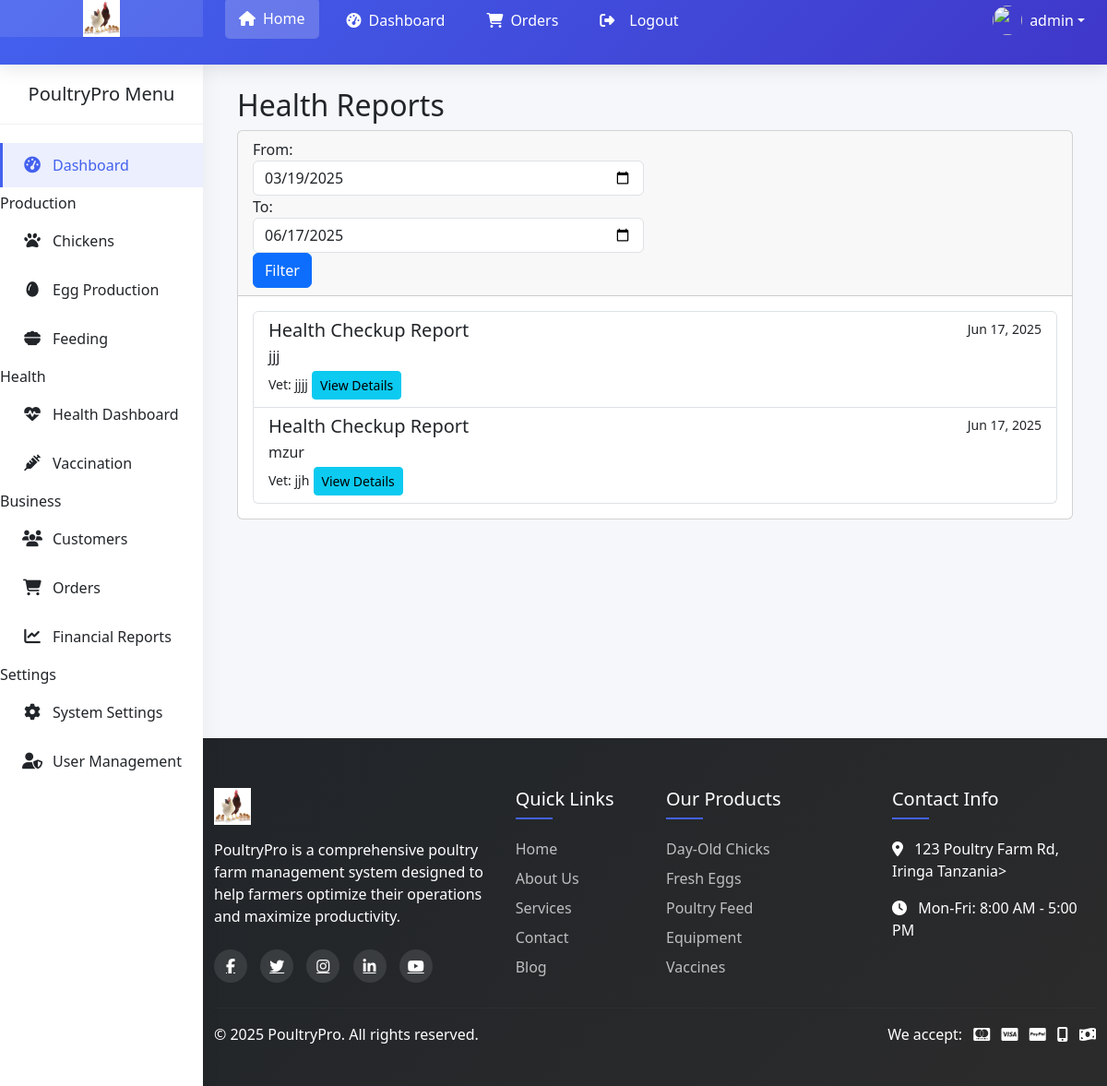
Screenshot of /reports/health/ (signed in) with the database file from the repository.
### reports/models.py (models this page shows, shortened)
class HealthReport(models.Model):
    health_checkup = models.TextField(verbose_name="Uchunguzi wa Afya")
    vet_report = models.TextField(verbose_name="Ripoti ya Daktari wa Wanyama")
    resolved = models.BooleanField(default=False, verbose_name="Imekamilika")
    created_at = models.DateTimeField(default=timezone.now, verbose_name="Tarehe ya Kuundwa")
    class Meta:
        db_table = 'core_healthreport'  # Explicit table name
        verbose_name = "Ripoti ya Afya"
        verbose_name_plural = "Ripoti za Afya"
        ordering = ['-created_at']

### reports/views.py (the view)
# urls.py: path('health/', views.health_report, name='health_report'),
@login_required
def health_report(request):
    end_date = timezone.now().date()
    start_date = end_date - timedelta(days=90)
    reports = HealthReport.objects.filter(
        created_at__date__range=(start_date, end_date)
    ).order_by('-created_at')
    context = {
        'reports': reports,
        'start_date': start_date.strftime('%Y-%m-%d'),
        'end_date': end_date.strftime('%Y-%m-%d')
    }
    return render(request, 'reports/health.html', context)

### reports/templates/reports/health.html
{% extends "reports/base_report.html" %}
{% block report_title %}Health Reports{% endblock %}
{% block report_content %}
<div class="row">
    <div class="col-md-12">
        {% if reports %}
            <div class="list-group">
                {% for report in reports %}
                <div class="list-group-item">
                    <div class="d-flex w-100 justify-content-between">
                        <h5 class="mb-1">Health Checkup Report</h5>
                        <small>{{ report.created_at|date:"M d, Y" }}</small>
                    </div>
                    <p class="mb-1">{{ report.health_checkup|truncatewords:30 }}</p>
                    <small>Vet: {{ report.vet_report|truncatewords:15 }}</small>
                    <a href="#" class="btn btn-sm btn-info float-right">View Details</a>
                </div>
                {% endfor %}
            </div>
        {% else %}
            <div class="alert alert-info">
                No health reports found for the selected period.
            </div>
        {% endif %}
    </div>
</div>
{% endblock %}

### core/templates/core/base.html (shortened to what this page needs)
{% load static %}
<!DOCTYPE html>
<html lang="en">
<head>
    <link href="https://cdn.jsdelivr.net/npm/bootstrap@5.3.2/dist/css/bootstrap.min.css" rel="stylesheet">
    <link href="https://cdnjs.cloudflare.com/ajax/libs/font-awesome/6.4.2/css/all.min.css" rel="stylesheet">
    <link href="https://cdnjs.cloudflare.com/ajax/libs/animate.css/4.1.1/animate.min.css" rel="stylesheet">
    <link href="https://cdnjs.cloudflare.com/ajax/libs/aos/2.3.4/aos.css" rel="stylesheet">
    <link href="https://cdn.jsdelivr.net/npm/select2@4.1.0-rc.0/dist/css/select2.min.css" rel="stylesheet">
</head>
<body>
    <header class="main-header">
        <div class="d-flex align-items-stretch">
            <div class="logo-container">
                <a href="{% url 'core:home' %}">
                    <img src="{% static 'images/kuku.jpg' %}" alt="PoultryPro Logo" class="logo-img">
                </a>
            </div>
            <div class="d-flex align-items-center justify-content-between flex-grow-1 px-4">
                <nav class="nav-menu">
                    <a href="{% url 'core:home' %}" class="nav-link active">
                        <i class="fas fa-home"></i>
                        <span class="d-none d-lg-inline">Home</span>
                    </a>
                     {% if user.is_authenticated %}
                    <a href="{% url 'core:profile' %}" class="nav-link">
                        <i class="fas fa-tachometer-alt"></i>
                        <span class="d-none d-lg-inline">Dashboard</span>
                    </a>
                     <a href="{% url 'core:order' %}" class="nav-link">
                        <i class="fas fa-shopping-cart"></i>
                        <span class="d-none d-lg-inline">Orders</span>
                    </a>
                     <a href="{% url 'core:logout' %}" class="nav-link">
                        <i class="fas fa-sign-out-alt me-2"></i>
                        <span class="d-none d-lg-inline">Logout</span>
                    </a>
                     {% endif %}
                </nav>
                   {% if user.is_authenticated %}
                <div class="dropdown">
                    <a href="#" class="d-flex align-items-center text-white text-decoration-none dropdown-toggle"
                       id="userDropdown" data-bs-toggle="dropdown" aria-expanded="false">
                        <img src="{% static 'images/user-avatar.jpg' %}" width="32" height="32" class="rounded-circle me-2">
                        <span class="d-none d-lg-inline">{{ user.username|default:"Guest" }}</span>
                    </a>
                </div>
                  {% endif %}
            </div>
        </div>
    </header>
 {% if user.is_authenticated %}
    <aside class="sidebar">
        <div class="sidebar-header">
            <h5 class="mb-0 text-center">PoultryPro Menu</h5>
        </div>
        <div class="sidebar-menu">
            <a href="{% url 'core:home' %}" class="menu-item active">
                <i class="fas fa-tachometer-alt"></i>
                <span>Dashboard</span>
            </a>
            <div class="menu-group">
                <div class="menu-group-title">Production</div>
                <a href="{% url 'core:chicken' %}" class="menu-item">
                    <i class="fas fa-paw"></i>
                    <span>Chickens</span>
                </a>
                <a href="{% url 'production:eggproduction_list' %}" class="menu-item">
                    <i class="fas fa-egg"></i>
                    <span>Egg Production</span>
                </a>
                <a href="{% url 'core:feeding' %}" class="menu-item">
                    <i class="fas fa-bowl-food"></i>
                    <span>Feeding</span>
                </a>
            </div>
            <div class="menu-group">
                <div class="menu-group-title">Health</div>
                <a href="{% url 'core:health_dashboard' %}" class="menu-item">
                    <i class="fas fa-heartbeat"></i>
                    <span>Health Dashboard</span>
                </a>
                <a href="{% url 'core:chickgrowth' %}" class="menu-item">
                    <i class="fas fa-syringe"></i>
                    <span>Vaccination</span>
                </a>
            </div>
            <div class="menu-group">
                <div class="menu-group-title">Business</div>
                <a href="{% url 'core:customer' %}" class="menu-item">
                    <i class="fas fa-users"></i>
                    <span>Customers</span>
                </a>
                <a href="{% url 'core:order' %}" class="menu-item">
                    <i class="fas fa-shopping-cart"></i>
                    <span>Orders</span>
                </a>
                <a href="{% url 'core:report' %}" class="menu-item">
                    <i class="fas fa-chart-line"></i>
                    <span>Financial Reports</span>
                </a>
            </div>
            <div class="menu-group">
                <div class="menu-group-title">Settings</div>
                <a href="{% url 'core:settings' %}" class="menu-item">
                    <i class="fas fa-cog"></i>
                    <span>System Settings</span>
                </a>
                <a href="{% url 'core:profile' %}" class="menu-item">
                    <i class="fas fa-user-shield"></i>
                    <span>User Management</span>
                </a>
            </div>
        </div>
    </aside>
  {% endif %}
    <main class="main-content">
        {% block content %}{% endblock %}
    </main>
    <footer class="main-footer">
        <div class="container py-4">
            <div class="row">
                <div class="col-lg-4 mb-4 mb-lg-0">
                    <img src="{% static 'images/kuku.jpg' %}" alt="PoultryPro Logo" class="footer-logo">
                    <p class="mb-4">PoultryPro is a comprehensive poultry farm management system designed to help farmers optimize their operations and maximize productivity.</p>
                    <div class="social-icons">
                        <a href="#"><i class="fab fa-facebook-f"></i></a>
                        <a href="#"><i class="fab fa-twitter"></i></a>
                        <a href="#"><i class="fab fa-instagram"></i></a>
                        <a href="#"><i class="fab fa-linkedin-in"></i></a>
                        <a href="#"><i class="fab fa-youtube"></i></a>
                    </div>
                </div>
                <div class="col-lg-2 col-md-6 mb-4 mb-md-0">
                    <div class="footer-links">
                        <h5>Quick Links</h5>
                        <a href="{% url 'core:home' %}">Home</a>
                        <a href="{% url 'core:about' %}">About Us</a>
                        <a href="{% url 'core:order' %}">Services</a>
                        <a href="{% url 'core:contact' %}">Contact</a>
                        <a href="{% url 'core:customer' %}">Blog</a>
                    </div>
                </div>
                <div class="col-lg-3 col-md-6 mb-4 mb-md-0">
                    <div class="footer-links">
                        <h5>Our Products</h5>
                        <a href="#">Day-Old Chicks</a>
                        <a href="{% url 'production:eggproduction_list' %}">Fresh Eggs</a>
                        <a href="{% url 'production:eggproduction_list' %}">Poultry Feed</a>
                        <a href="{% url 'production:incubation_list' %}">Equipment</a>
                        <a href="{% url 'health:vaccination_list' %}">Vaccines</a>
                    </div>
                </div>
                <div class="col-lg-3 col-md-6">
                    <div class="footer-links">
                        <h5>Contact Info</h5>
                        <p><i class="fas fa-map-marker-alt me-2"></i> 123 Poultry Farm Rd, Iringa Tanzania>
                        <p><i class="fas fa-clock me-2"></i> Mon-Fri: 8:00 AM - 5:00 PM</p>
                    </div>
                </div>
            </div>
            <hr class="mt-4 mb-3" style="border-color: rgba(255,255,255,0.1);">
            <div class="row align-items-center">
                <div class="col-md-6 text-center text-md-start mb-3 mb-md-0">
                    <p class="mb-0">&copy; 2025 PoultryPro. All rights reserved.</p>
                </div>
                <div class="col-md-6 text-center text-md-end">
                    <div class="payment-methods">
                        <span class="me-2">We accept:</span>
                        <i class="fab fa-cc-mastercard me-2"></i>
                        <i class="fab fa-cc-visa me-2"></i>
                        <i class="fab fa-cc-paypal me-2"></i>
                        <i class="fas fa-mobile-alt me-2"></i>
                        <i class="fas fa-money-bill-wave"></i>
                    </div>
                </div>
            </div>
        </div>
    </footer>
</body>
</html>

### core/templates/core/base.html (style rules this page uses)
:root { --primary-color: #4361ee; --secondary-color: #3f37c9; --accent-color: #4cc9f0; --light-color: #f8f9fa; --dark-color: #212529; --success-color: #4bbf73; --warning-color: #f0ad4e; --danger-color: #d9534f; }
body { font-family: 'Segoe UI', Tahoma, Geneva, Verdana, sans-serif; background-color: #f5f7fa; color: var(--dark-color); overflow-x: hidden; }
.main-header { background: linear-gradient(135deg, var(--primary-color), var(--secondary-color)); box-shadow: 0 4px 20px rgba(0, 0, 0, 0.1); position: fixed; top: 0; left: 0; right: 0; z-index: 1030; height: 70px; }
.logo-container { width: 220px; background-color: rgba(255, 255, 255, 0.1); display: flex; align-items: center; justify-content: center; height: 100%; }
.logo-img { height: 40px; transition: all 0.3s ease; }
.nav-menu { display: flex; align-items: center; gap: 15px; }
.nav-link { color: white !important; font-weight: 500; padding: 10px 15px; border-radius: 5px; transition: all 0.3s ease; display: flex; align-items: center; gap: 8px; }
.nav-link:hover, .nav-link.active { background-color: rgba(255, 255, 255, 0.2); transform: translateY(-2px); }
.sidebar { width: 220px; background: white; position: fixed; top: 70px; left: 0; bottom: 0; box-shadow: 2px 0 20px rgba(0, 0, 0, 0.05); z-index: 1020; transition: all 0.3s ease; overflow-y: auto; }
.sidebar-header { padding: 20px; border-bottom: 1px solid rgba(0, 0, 0, 0.05); }
.sidebar-menu { padding: 15px 0; }
.menu-item { display: flex; align-items: center; padding: 12px 20px; color: var(--dark-color); text-decoration: none; transition: all 0.3s ease; margin: 5px 0; border-left: 3px solid transparent; }
.menu-item:hover, .menu-item.active { background-color: rgba(67, 97, 238, 0.1); color: var(--primary-color); border-left: 3px solid var(--primary-color); }
.menu-item i { width: 24px; text-align: center; margin-right: 10px; font-size: 1.1rem; }
.main-content { margin-left: 220px; margin-top: 70px; padding: 25px; min-height: calc(100vh - 70px); transition: all 0.3s ease; }
.main-footer { background: linear-gradient(135deg, var(--dark-color), #2b2b2b); color: white; padding: 30px 0 20px; margin-left: 220px; }
.footer-logo { height: 40px; margin-bottom: 15px; }
.footer-links h5 { position: relative; padding-bottom: 10px; margin-bottom: 20px; }
.footer-links h5::after { content: ''; position: absolute; left: 0; bottom: 0; width: 40px; height: 2px; background: var(--primary-color); }
.footer-links a { color: rgba(255, 255, 255, 0.7); text-decoration: none; transition: all 0.3s ease; display: block; margin-bottom: 8px; }
.social-icons a { display: inline-flex; align-items: center; justify-content: center; width: 36px; height: 36px; border-radius: 50%; background: rgba(255, 255, 255, 0.1); color: white; margin-right: 10px; transition: all 0.3s ease; }

### rows the page displays
HealthReport: created_at "Jun 17, 2025", health_checkup "jjj", vet_report "jjjj"
HealthReport: created_at "Jun 17, 2025", health_checkup "mzur", vet_report "jjh"

### other values shown
{{ user.username|default:"Guest" }} "admin"
